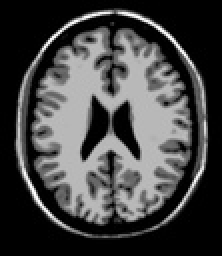
%> input picture Assignment 2/Question 4/T1.jpg, 111 x 128 px, shrunk from 460 x 532 before the run (shown 2 times larger)
$ octave q4_i.m   (GNU Octave 9; MATLAB toolbox functions it lacks are replaced by stand-ins)
%> lines starting %> are read from the running program, lines starting %| are printed output that depends on the picture
im1 = double(imread('T1.jpg'));
%> im1: size 128x111 double; min 0, max 255, mean 68.5; mean of the top-left, top-right, bottom-left and bottom-right quarters 70.2, 70.6, 67.1, 66
im2 = 255 - im1;
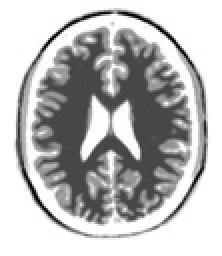
%> im2: size 128x111 double (shown 2 times larger); min 0, max 255, mean 186.5

tx_range = -10:10;
bin_width = 10;

corr_vals = zeros(size(tx_range));
QMI_vals = zeros(size(tx_range));
MI_vals = zeros(size(tx_range));

[m, n] = size(im1);
%> m = 128; n = 111

minimum = min([im1(:); im2(:)]);
%> minimum = 0
maximum = max([im1(:); im2(:)]);
%> maximum = 255
edges = minimum:bin_width:(maximum + bin_width);
%> edges = 27 values from 0 to 260

function [jointHist] = joint_histogram(x, y, bin_width, edges)

    minimum = min([x; y]);

    jointHist = zeros(length(edges) - 1, length(edges) - 1);

    for k = 1:length(x)
        x1 = x(k);
        y1 = y(k);

        x_bin = floor((x1 - minimum)/bin_width) + 1;
        y_bin = floor((y1 - minimum)/bin_width) + 1;

        jointHist(x_bin, y_bin) = jointHist(x_bin, y_bin) + 1;

    end

    jointHist = jointHist / sum(jointHist(:));

end

function cor = correlation_calc(x, y)

    x_mean = mean(x);
    y_mean = mean(y);

    cov_12 = sum((x - x_mean).*(y - y_mean));

    x_sigma = sqrt(sum((x - x_mean).^2));
    y_sigma = sqrt(sum((y - y_mean).^2));

    cor = cov_12 / (x_sigma * y_sigma);

end

for idx = 1:length(tx_range)

    tx = tx_range(idx);

    im2_shifted = zeros(m, n);
    mask = false(m, n);

    if (tx > 0)
        im2_shifted(:, (1+tx):n) = im2(:, 1:(n-tx));
        mask(:, (1+tx):n) = true;
    elseif tx < 0
        im2_shifted(:, 1:(n+tx)) = im2(:, (1-tx):n);
        mask(:, 1:(n+tx)) = true;
    else
        im2_shifted = im2;
        mask(:,:) = true;
    end

   x = im1(:);
   y = im2_shifted(:);
   mask = mask(:);

   x = x(mask);
   y = y(mask);

   cor = correlation_calc(x, y);
   corr_vals(idx) = cor;

   [jointHist] = joint_histogram(x, y, bin_width, edges);

   pI1 = sum(jointHist, 2);
   pI2 = sum(jointHist, 1);

   product = pI1 * pI2;
   QMI_vals(idx) = sum((jointHist(:) - product(:)).^2);

   mask = (jointHist > 0) & (product > 0);

   ratio = jointHist(mask) ./ product(mask);

   MI_vals(idx) = sum(jointHist(mask).*log(ratio));

end
%> this loop made 21 passes
%> (x_mean in correlation_calc, y_mean in correlation_calc, cov_12 in correlation_calc, x_sigma in correlation_calc, y_sigma in correlation_calc, cor) on passes 1 to 12: (74.09, 180.5, -31606716.5, 8733.2, 8729.8, -0.415), (73.87, 180.7, -31629122.9, 8773.3, 8777.4, -0.411), (73.62, 181.2, -31829462.1, 8816.7, 8811, -0.41), (73.08, 181.9, -32858517, 8847.8, 8847.7, -0.42), (72.39, 182.6, -35072298.7, 8885.5, 8885.8, -0.444), (71.71, 183.3, -38758157.2, 8922.7, 8922.9, -0.487), (71.04, 184, -44498870.8, 8959.1, 8959.3, -0.554), (70.38, 184.6, -52644139.8, 8994.8, 8994.9, -0.651), (69.73, 185.3, -63312604.6, 9029.6, 9029.7, -0.777), (69.1, 185.9, -75770585, 9063.6, 9063.7, -0.922), (68.48, 186.5, -82755181.2, 9097, 9097, -1), (69.1, 185.9, -75770585, 9063.7, 9063.6, -0.922)
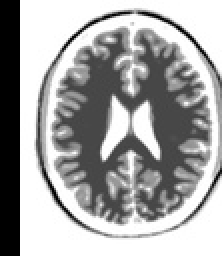
%> im2_shifted: size 128x111 double (shown 2 times larger); min 0, max 255, mean 164.6
%> after the loop, MI_vals = 21 values, max 1.78 at index 11, min 0.182 at index 3, mean 0.397; QMI_vals = 21 values, max 0.0904 at index 11, min 0.0194 at index 3, mean 0.0357; corr_vals = 21 values, max -0.41 at index 3, min -1 at index 11, mean -0.57

figure;
subplot(3,1,1);
plot(tx_range, corr_vals, '-o', 'LineWidth', 1.5);
xlabel('Shift t_x'); ylabel('Correlation \rho');
title('Correlation coefficient vs. shift');

subplot(3,1,2);
plot(tx_range, QMI_vals, '-o', 'LineWidth', 1.5);
xlabel('Shift t_x'); ylabel('QMI');
title('Quadratic Mutual Information vs. shift');

subplot(3,1,3);
plot(tx_range, MI_vals, '-o', 'LineWidth', 1.5);
xlabel('Shift t_x'); ylabel('MI');
title('Mutual Information vs. shift');
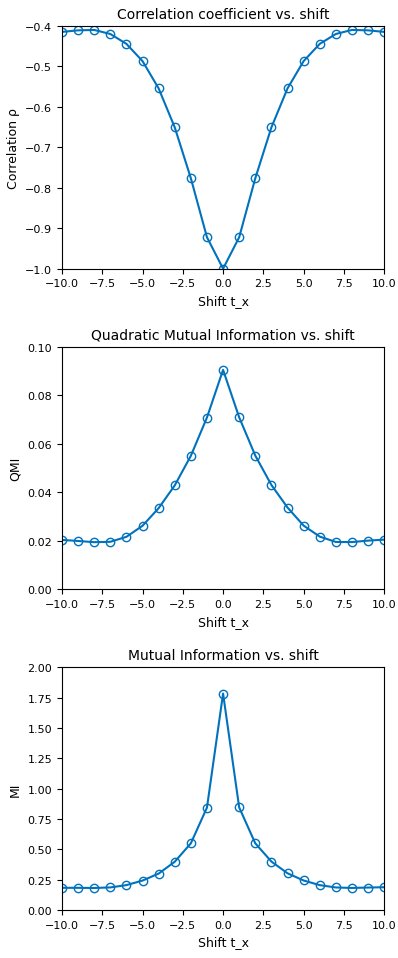
%> figure redrawn from the program's plot data, 3 panels; panel 1: curve peaks at x = -8, y = -0.41; panel 2: curve peaks at x = 0, y = 0.0904; panel 3: curve peaks at x = 0, y = 1.78

$ run again, with Assignment 2/Question 4/T2.jpg copied over Assignment 2/Question 4/T1.jpg
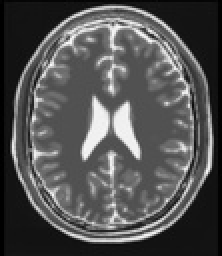
%> input picture Assignment 2/Question 4/T2.jpg, 111 x 128 px, shrunk from 460 x 532 before the run (shown 2 times larger)
%> `minimum = min([im1(:); im2(:)]);`: minimum = 0
%> maximum = 255
%> edges = 27 values from 0 to 260
%> the loop `for idx = 1:length(tx_range)` made 21 passes
%> (x_mean in correlation_calc, y_mean in correlation_calc, cov_12 in correlation_calc, x_sigma in correlation_calc, y_sigma in correlation_calc, cor) on passes 1 to 8: (87.53, 166.9, -15975913.1, 6654, 6635.8, -0.362), (87.14, 167.2, -16504435, 6682.8, 6670.9, -0.37), (86.78, 167.6, -16432151.2, 6713.4, 6709.3, -0.365), (86.48, 167.8, -17692845.5, 6749.6, 6761.8, -0.388), (86.3, 168.3, -20023715.2, 6804.9, 6809.4, -0.432), (86.01, 168.9, -21714287.5, 6859.8, 6850.7, -0.462), (85.47, 169.5, -24357194.3, 6896.5, 6893.6, -0.512), (84.84, 170.1, -28414185.3, 6938.6, 6933.5, -0.591)
%> after the loop `for idx = 1:length(tx_range)`:
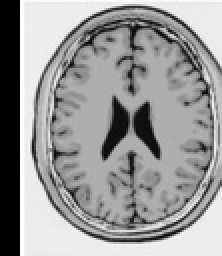
%> im2_shifted: size 128x111 double (shown 2 times larger); min 0, max 255, mean 152.4
%> after the loop `for idx = 1:length(tx_range)`: MI_vals = 21 values, max 2.1 at index 11, min 0.286 at index 21, mean 0.548; QMI_vals = 21 values, max 0.0582 at index 11, min 0.0112 at index 1, mean 0.0237; corr_vals = 21 values, max -0.362 at index 1, min -1 at index 11, mean -0.527
%> `title('Mutual Information vs. shift');`:
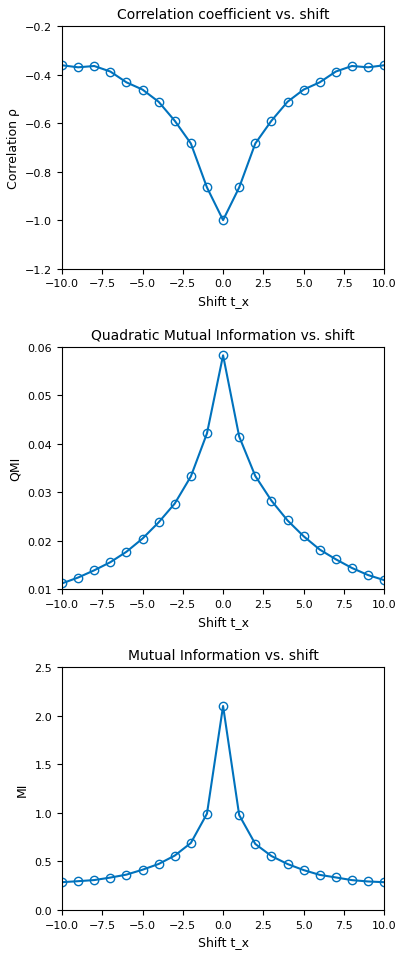
%> figure redrawn from the program's plot data, 3 panels; panel 1: curve peaks at x = -10, y = -0.362; panel 2: curve peaks at x = 0, y = 0.0582; panel 3: curve peaks at x = 0, y = 2.1
